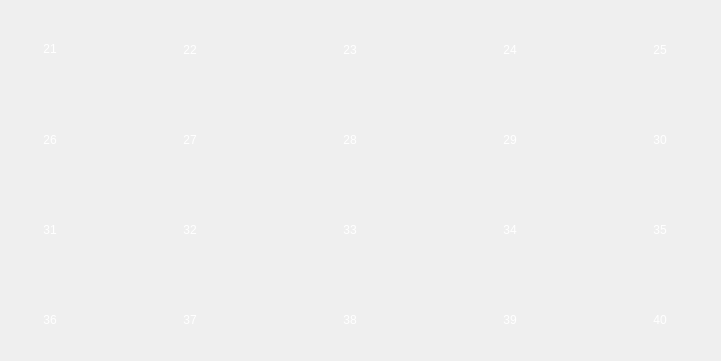
<?xml version="1.0" encoding="UTF-8"?>
<ui version="4.0">
 <class>page2</class>
 <widget class="QWidget" name="page2">
  <property name="geometry">
   <rect>
    <x>0</x>
    <y>0</y>
    <width>721</width>
    <height>361</height>
   </rect>
  </property>
  <property name="windowTitle">
   <string>Form</string>
  </property>
  <widget class="QPushButton" name="pushButton_6">
   <property name="geometry">
    <rect>
     <x>20</x>
     <y>110</y>
     <width>60</width>
     <height>60</height>
    </rect>
   </property>
   <property name="styleSheet">
    <string notr="true">font: 12pt &quot;方正粗圆简体&quot;;
background-image: url(:/res/res/btn_orange_1.png);
color: rgb(255, 255, 255);</string>
   </property>
   <property name="text">
    <string>26</string>
   </property>
   <property name="flat">
    <bool>true</bool>
   </property>
  </widget>
  <widget class="QPushButton" name="pushButton_10">
   <property name="geometry">
    <rect>
     <x>630</x>
     <y>110</y>
     <width>60</width>
     <height>60</height>
    </rect>
   </property>
   <property name="styleSheet">
    <string notr="true">font: 12pt &quot;方正粗圆简体&quot;;
background-image: url(:/res/res/btn_orange_1.png);
color: rgb(255, 255, 255);</string>
   </property>
   <property name="text">
    <string>30</string>
   </property>
   <property name="flat">
    <bool>true</bool>
   </property>
  </widget>
  <widget class="QPushButton" name="pushButton_15">
   <property name="geometry">
    <rect>
     <x>630</x>
     <y>200</y>
     <width>60</width>
     <height>60</height>
    </rect>
   </property>
   <property name="styleSheet">
    <string notr="true">font: 12pt &quot;方正粗圆简体&quot;;
background-image: url(:/res/res/btn_orange_1.png);
color: rgb(255, 255, 255);</string>
   </property>
   <property name="text">
    <string>35</string>
   </property>
   <property name="flat">
    <bool>true</bool>
   </property>
  </widget>
  <widget class="QPushButton" name="pushButton_16">
   <property name="geometry">
    <rect>
     <x>20</x>
     <y>290</y>
     <width>60</width>
     <height>60</height>
    </rect>
   </property>
   <property name="styleSheet">
    <string notr="true">font: 12pt &quot;方正粗圆简体&quot;;
background-image: url(:/res/res/btn_orange_1.png);
color: rgb(255, 255, 255);</string>
   </property>
   <property name="text">
    <string>36</string>
   </property>
   <property name="flat">
    <bool>true</bool>
   </property>
  </widget>
  <widget class="QPushButton" name="pushButton_9">
   <property name="geometry">
    <rect>
     <x>480</x>
     <y>110</y>
     <width>60</width>
     <height>60</height>
    </rect>
   </property>
   <property name="styleSheet">
    <string notr="true">font: 12pt &quot;方正粗圆简体&quot;;
background-image: url(:/res/res/btn_orange_1.png);
color: rgb(255, 255, 255);</string>
   </property>
   <property name="text">
    <string>29</string>
   </property>
   <property name="flat">
    <bool>true</bool>
   </property>
  </widget>
  <widget class="QPushButton" name="pushButton_4">
   <property name="geometry">
    <rect>
     <x>480</x>
     <y>20</y>
     <width>60</width>
     <height>60</height>
    </rect>
   </property>
   <property name="styleSheet">
    <string notr="true">font: 12pt &quot;方正粗圆简体&quot;;
background-image: url(:/res/res/btn_orange_1.png);
color: rgb(255, 255, 255);</string>
   </property>
   <property name="text">
    <string>24</string>
   </property>
   <property name="flat">
    <bool>true</bool>
   </property>
  </widget>
  <widget class="QPushButton" name="pushButton_1">
   <property name="geometry">
    <rect>
     <x>20</x>
     <y>19</y>
     <width>60</width>
     <height>60</height>
    </rect>
   </property>
   <property name="styleSheet">
    <string notr="true">font: 12pt &quot;方正粗圆简体&quot;;
background-image: url(:/res/res/btn_orange_1.png);
color: rgb(255, 255, 255);</string>
   </property>
   <property name="text">
    <string>21</string>
   </property>
   <property name="flat">
    <bool>true</bool>
   </property>
  </widget>
  <widget class="QPushButton" name="pushButton_14">
   <property name="geometry">
    <rect>
     <x>480</x>
     <y>200</y>
     <width>60</width>
     <height>60</height>
    </rect>
   </property>
   <property name="styleSheet">
    <string notr="true">font: 12pt &quot;方正粗圆简体&quot;;
background-image: url(:/res/res/btn_orange_1.png);
color: rgb(255, 255, 255);</string>
   </property>
   <property name="text">
    <string>34</string>
   </property>
   <property name="flat">
    <bool>true</bool>
   </property>
  </widget>
  <widget class="QPushButton" name="pushButton_17">
   <property name="geometry">
    <rect>
     <x>160</x>
     <y>290</y>
     <width>60</width>
     <height>60</height>
    </rect>
   </property>
   <property name="styleSheet">
    <string notr="true">font: 12pt &quot;方正粗圆简体&quot;;
background-image: url(:/res/res/btn_orange_1.png);
color: rgb(255, 255, 255);</string>
   </property>
   <property name="text">
    <string>37</string>
   </property>
   <property name="flat">
    <bool>true</bool>
   </property>
  </widget>
  <widget class="QPushButton" name="pushButton_5">
   <property name="geometry">
    <rect>
     <x>630</x>
     <y>20</y>
     <width>60</width>
     <height>60</height>
    </rect>
   </property>
   <property name="styleSheet">
    <string notr="true">font: 12pt &quot;方正粗圆简体&quot;;
background-image: url(:/res/res/btn_orange_1.png);
color: rgb(255, 255, 255);</string>
   </property>
   <property name="text">
    <string>25</string>
   </property>
   <property name="flat">
    <bool>true</bool>
   </property>
  </widget>
  <widget class="QPushButton" name="pushButton_19">
   <property name="geometry">
    <rect>
     <x>480</x>
     <y>290</y>
     <width>60</width>
     <height>60</height>
    </rect>
   </property>
   <property name="styleSheet">
    <string notr="true">font: 12pt &quot;方正粗圆简体&quot;;
background-image: url(:/res/res/btn_orange_1.png);
color: rgb(255, 255, 255);</string>
   </property>
   <property name="text">
    <string>39</string>
   </property>
   <property name="flat">
    <bool>true</bool>
   </property>
  </widget>
  <widget class="QPushButton" name="pushButton_3">
   <property name="geometry">
    <rect>
     <x>320</x>
     <y>20</y>
     <width>60</width>
     <height>60</height>
    </rect>
   </property>
   <property name="styleSheet">
    <string notr="true">font: 12pt &quot;方正粗圆简体&quot;;
background-image: url(:/res/res/btn_orange_1.png);
color: rgb(255, 255, 255);</string>
   </property>
   <property name="text">
    <string>23</string>
   </property>
   <property name="flat">
    <bool>true</bool>
   </property>
  </widget>
  <widget class="QPushButton" name="pushButton_11">
   <property name="geometry">
    <rect>
     <x>20</x>
     <y>200</y>
     <width>60</width>
     <height>60</height>
    </rect>
   </property>
   <property name="styleSheet">
    <string notr="true">font: 12pt &quot;方正粗圆简体&quot;;
background-image: url(:/res/res/btn_orange_1.png);
color: rgb(255, 255, 255);</string>
   </property>
   <property name="text">
    <string>31</string>
   </property>
   <property name="flat">
    <bool>true</bool>
   </property>
  </widget>
  <widget class="QPushButton" name="pushButton_18">
   <property name="geometry">
    <rect>
     <x>320</x>
     <y>290</y>
     <width>60</width>
     <height>60</height>
    </rect>
   </property>
   <property name="styleSheet">
    <string notr="true">font: 12pt &quot;方正粗圆简体&quot;;
background-image: url(:/res/res/btn_orange_1.png);
color: rgb(255, 255, 255);</string>
   </property>
   <property name="text">
    <string>38</string>
   </property>
   <property name="flat">
    <bool>true</bool>
   </property>
  </widget>
  <widget class="QPushButton" name="pushButton_12">
   <property name="geometry">
    <rect>
     <x>160</x>
     <y>200</y>
     <width>60</width>
     <height>60</height>
    </rect>
   </property>
   <property name="styleSheet">
    <string notr="true">font: 12pt &quot;方正粗圆简体&quot;;
background-image: url(:/res/res/btn_orange_1.png);
color: rgb(255, 255, 255);</string>
   </property>
   <property name="text">
    <string>32</string>
   </property>
   <property name="flat">
    <bool>true</bool>
   </property>
  </widget>
  <widget class="QPushButton" name="pushButton_2">
   <property name="geometry">
    <rect>
     <x>160</x>
     <y>20</y>
     <width>60</width>
     <height>60</height>
    </rect>
   </property>
   <property name="styleSheet">
    <string notr="true">font: 12pt &quot;方正粗圆简体&quot;;
background-image: url(:/res/res/btn_orange_1.png);
color: rgb(255, 255, 255);</string>
   </property>
   <property name="text">
    <string>22</string>
   </property>
   <property name="flat">
    <bool>true</bool>
   </property>
  </widget>
  <widget class="QPushButton" name="pushButton_8">
   <property name="geometry">
    <rect>
     <x>320</x>
     <y>110</y>
     <width>60</width>
     <height>60</height>
    </rect>
   </property>
   <property name="styleSheet">
    <string notr="true">font: 12pt &quot;方正粗圆简体&quot;;
background-image: url(:/res/res/btn_orange_1.png);
color: rgb(255, 255, 255);</string>
   </property>
   <property name="text">
    <string>28</string>
   </property>
   <property name="flat">
    <bool>true</bool>
   </property>
  </widget>
  <widget class="QPushButton" name="pushButton_13">
   <property name="geometry">
    <rect>
     <x>320</x>
     <y>200</y>
     <width>60</width>
     <height>60</height>
    </rect>
   </property>
   <property name="styleSheet">
    <string notr="true">font: 12pt &quot;方正粗圆简体&quot;;
background-image: url(:/res/res/btn_orange_1.png);
color: rgb(255, 255, 255);</string>
   </property>
   <property name="text">
    <string>33</string>
   </property>
   <property name="flat">
    <bool>true</bool>
   </property>
  </widget>
  <widget class="QPushButton" name="pushButton_7">
   <property name="geometry">
    <rect>
     <x>160</x>
     <y>110</y>
     <width>60</width>
     <height>60</height>
    </rect>
   </property>
   <property name="styleSheet">
    <string notr="true">font: 12pt &quot;方正粗圆简体&quot;;
background-image: url(:/res/res/btn_orange_1.png);
color: rgb(255, 255, 255);</string>
   </property>
   <property name="text">
    <string>27</string>
   </property>
   <property name="flat">
    <bool>true</bool>
   </property>
  </widget>
  <widget class="QPushButton" name="pushButton_20">
   <property name="geometry">
    <rect>
     <x>630</x>
     <y>290</y>
     <width>60</width>
     <height>60</height>
    </rect>
   </property>
   <property name="styleSheet">
    <string notr="true">font: 12pt &quot;方正粗圆简体&quot;;
background-image: url(:/res/res/btn_orange_1.png);
color: rgb(255, 255, 255);</string>
   </property>
   <property name="text">
    <string>40</string>
   </property>
   <property name="flat">
    <bool>true</bool>
   </property>
  </widget>
 </widget>
 <resources/>
 <connections/>
</ui>
